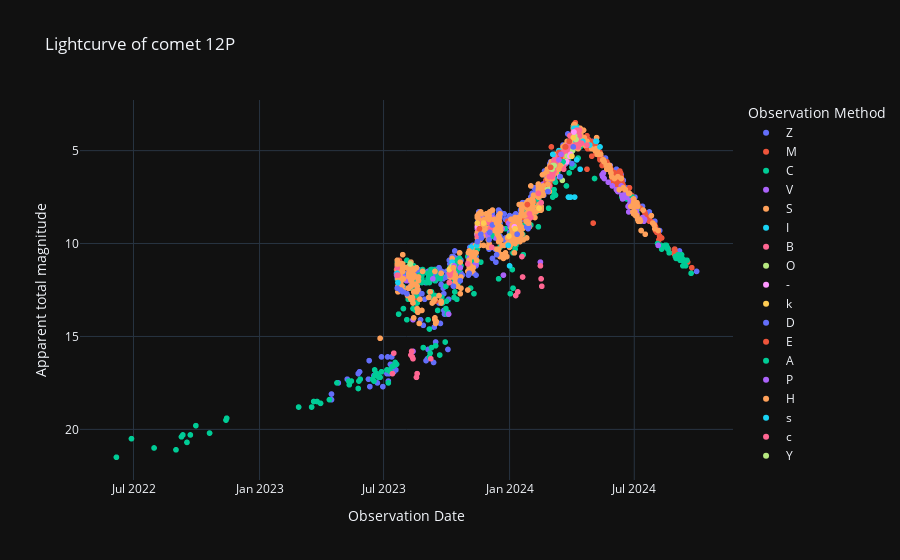

The notebook cell this image was saved under:
### Code cell
# Curva de luz cruda.
labels = {'obs_date':'Observation Date','magnitude':'Apparent total magnitude', 'obs_method_key' : 'Observation Method'}
fig = px.scatter(curva_de_luz_cruda_df, x='obs_date', y='magnitude', color='obs_method_key', template= 'plotly_dark', labels= labels, title= f'Lightcurve of comet {nombre_cometa}')
fig.update_yaxes(autorange="reversed")
fig.show()

### Figure 1 — Plotly figure (JSON) as saved in the notebook; plotly's stock layout.template omitted (floating-point values rounded to 4 significant figures; data arrays with more than 128 entries replaced by an {"elided": "..."} marker saying what was removed)
{"data": [{"hovertemplate": "Observation Method=Z<br>Observation Date=%{x}<br>Apparent total magnitude=%{y}<extra></extra>", "legendgroup": "Z", "marker": {"color": "#636efa", "symbol": "circle"}, "mode": "markers", "name": "Z", "showlegend": true, "type": "scattergl", "x": {"elided": "437 str values"}, "xaxis": "x", "y": {"elided": "437 float values"}, "yaxis": "y"}, {"hovertemplate": "Observation Method=M<br>Observation Date=%{x}<br>Apparent total magnitude=%{y}<extra></extra>", "legendgroup": "M", "marker": {"color": "#EF553B", "symbol": "circle"}, "mode": "markers", "name": "M", "showlegend": true, "type": "scattergl", "x": {"elided": "414 str values"}, "xaxis": "x", "y": {"elided": "414 float values"}, "yaxis": "y"}, {"hovertemplate": "Observation Method=C<br>Observation Date=%{x}<br>Apparent total magnitude=%{y}<extra></extra>", "legendgroup": "C", "marker": {"color": "#00cc96", "symbol": "circle"}, "mode": "markers", "name": "C", "showlegend": true, "type": "scattergl", "x": {"elided": "356 str values"}, "xaxis": "x", "y": {"elided": "356 float values"}, "yaxis": "y"}, {"hovertemplate": "Observation Method=V<br>Observation Date=%{x}<br>Apparent total magnitude=%{y}<extra></extra>", "legendgroup": "V", "marker": {"color": "#ab63fa", "symbol": "circle"}, "mode": "markers", "name": "V", "showlegend": true, "type": "scattergl", "x": ["2024-08-05T00:00:00", "2024-07-16T00:00:00", "2024-07-15T00:00:00", "2024-07-13T00:00:00", "2024-07-05T00:00:00", "2024-07-04T00:00:00", "2024-07-03T00:00:00", "2024-07-02T00:00:00", "2024-06-30T00:00:00", "2024-06-29T00:00:00", "2024-06-28T00:00:00", "2024-06-26T00:00:00", "2024-06-25T00:00:00", "2024-06-24T00:00:00", "2024-06-23T00:00:00", "2024-06-22T00:00:00", "2024-06-20T00:00:00", "2024-06-19T00:00:00", "2024-06-18T00:00:00", "2024-06-14T00:00:00", "2024-06-13T00:00:00", "2024-06-12T00:00:00", "2024-06-07T00:00:00", "2024-06-05T00:00:00", "2024-05-30T00:00:00", "2024-05-24T00:00:00", "2024-05-18T00:00:00", "2024-05-17T00:00:00", "2024-05-16T00:00:00", "2024-05-15T00:00:00", "2024-04-03T00:00:00", "2024-04-01T00:00:00", "2024-03-18T00:00:00", "2024-03-15T00:00:00", "2024-03-13T00:00:00", "2024-03-10T00:00:00", "2024-03-08T00:00:00", "2024-03-04T00:00:00", "2024-02-26T00:00:00", "2024-02-19T00:00:00", "2024-02-13T00:00:00", "2024-02-12T00:00:00", "2024-02-10T00:00:00", "2024-02-02T00:00:00", "2024-01-29T00:00:00", "2024-01-28T00:00:00", "2024-01-26T00:00:00", "2024-01-25T00:00:00", "2024-01-14T00:00:00", "2024-01-12T00:00:00", "2024-01-02T00:00:00", "2023-12-31T00:00:00", "2023-12-31T00:00:00", "2023-12-30T00:00:00", "2023-12-23T00:00:00", "2023-12-21T00:00:00", "2023-12-13T00:00:00", "2023-12-07T00:00:00", "2023-12-03T00:00:00", "2023-12-03T00:00:00", "2023-12-02T00:00:00", "2023-11-30T00:00:00", "2023-11-26T00:00:00", "2023-11-21T00:00:00", "2023-11-20T00:00:00", "2023-11-19T00:00:00", "2023-11-15T00:00:00", "2023-11-15T00:00:00", "2023-11-13T00:00:00", "2023-11-03T00:00:00", "2023-11-02T00:00:00", "2023-10-21T00:00:00", "2023-10-13T00:00:00", "2023-10-11T00:00:00", "2023-10-08T00:00:00", "2023-10-06T00:00:00", "2023-10-05T00:00:00", "2023-10-04T00:00:00", "2023-09-11T00:00:00", "2023-08-13T00:00:00", "2023-08-13T00:00:00", "2023-08-13T00:00:00", "2023-08-04T00:00:00", "2023-07-31T00:00:00", "2023-07-30T00:00:00", "2023-07-29T00:00:00", "2023-07-26T00:00:00", "2023-07-23T00:00:00", "2023-07-22T00:00:00", "2023-07-21T00:00:00", "2023-07-21T00:00:00"], "xaxis": "x", "y": [10.1, 8.7, 8.8, 8.6, 8.4, 8.2, 8.3, 8.1, 8, 8, 7.9, 7.8, 7.7, 7.9, 8.3, 8, 7.5, 7.3, 7.4, 7.6, 7.4, 6.9, 7.2, 7.1, 6.9, 6.7, 6.5, 6.2, 6.4, 6.3, 4, 4.9, 5.5, 5.7, 5.8, 6, 5.8, 6.5, 6.6, 6.8, 7.1, 7, 7.4, 8, 8, 8.4, 8.4, 8.5, 8.7, 8.8, 9.1, 8.9, 9.6, 9.8, 11.7, 9.2, 9.7, 8.6, 10.2, 8.7, 8.9, 9.6, 9.5, 8.8, 8.5, 8.4, 8.9, 9.2, 11.1, 10.8, 11, 11.3, 11.6, 11.7, 11.4, 11.5, 11.7, 13.8, 11.9, 14.1, 15.8, 11.4, 12, 11.9, 11.8, 11.9, 11.8, 11.4, 11.7, 11.8, 11.8], "yaxis": "y"}, {"hovertemplate": "Observation Method=S<br>Observation Date=%{x}<br>Apparent total magnitude=%{y}<extra></extra>", "legendgroup": "S", "marker": {"color": "#FFA15A", "symbol": "circle"}, "mode": "markers", "name": "S", "showlegend": true, "type": "scattergl", "x": {"elided": "600 str values"}, "xaxis": "x", "y": {"elided": "600 float values"}, "yaxis": "y"}, {"hovertemplate": "Observation Method=I<br>Observation Date=%{x}<br>Apparent total magnitude=%{y}<extra></extra>", "legendgroup": "I", "marker": {"color": "#19d3f3", "symbol": "circle"}, "mode": "markers", "name": "I", "showlegend": true, "type": "scattergl", "x": ["2024-05-12T00:00:00", "2024-05-07T00:00:00", "2024-05-06T00:00:00", "2024-04-27T00:00:00", "2024-04-17T00:00:00", "2024-04-13T00:00:00", "2024-04-10T00:00:00", "2024-04-09T00:00:00", "2024-04-08T00:00:00", "2024-04-08T00:00:00", "2024-04-08T00:00:00", "2024-04-07T00:00:00", "2024-04-05T00:00:00", "2024-04-05T00:00:00", "2024-04-04T00:00:00", "2024-04-01T00:00:00", "2024-03-30T00:00:00", "2024-03-30T00:00:00", "2024-03-28T00:00:00", "2024-03-27T00:00:00", "2024-03-27T00:00:00", "2024-03-26T00:00:00", "2024-03-23T00:00:00", "2024-03-22T00:00:00", "2024-03-15T00:00:00", "2024-03-13T00:00:00", "2024-03-11T00:00:00", "2024-03-08T00:00:00", "2024-03-08T00:00:00", "2024-03-07T00:00:00", "2024-03-06T00:00:00", "2024-03-06T00:00:00", "2024-01-01T00:00:00", "2023-12-30T00:00:00", "2023-11-14T00:00:00", "2023-11-06T00:00:00", "2023-10-09T00:00:00", "2023-10-05T00:00:00", "2023-10-05T00:00:00", "2023-07-22T00:00:00", "2023-07-21T00:00:00"], "xaxis": "x", "y": [4.8, 4.5, 4.5, 4.7, 4.5, 6, 4.5, 4.1, 3.8, 4.2, 5.5, 4.5, 3.9, 7.5, 3.8, 4.8, 4.8, 7.5, 4.5, 7.5, 7.5, 4.7, 4.8, 5, 5.3, 5, 5.3, 5.4, 5.5, 5.6, 5.5, 5.5, 11.2, 10.1, 10.1, 10.2, 11, 11.7, 11.6, 12.1, 11.6], "yaxis": "y"}, {"hovertemplate": "Observation Method=B<br>Observation Date=%{x}<br>Apparent total magnitude=%{y}<extra></extra>", "legendgroup": "B", "marker": {"color": "#FF6692", "symbol": "circle"}, "mode": "markers", "name": "B", "showlegend": true, "type": "scattergl", "x": ["2024-04-23T00:00:00", "2024-04-15T00:00:00", "2024-04-12T00:00:00", "2024-04-12T00:00:00", "2024-04-11T00:00:00", "2024-04-10T00:00:00", "2024-04-10T00:00:00", "2024-04-09T00:00:00", "2024-04-09T00:00:00", "2024-04-08T00:00:00", "2024-04-07T00:00:00", "2024-04-07T00:00:00", "2024-04-06T00:00:00", "2024-04-06T00:00:00", "2024-04-05T00:00:00", "2024-04-03T00:00:00", "2024-04-03T00:00:00", "2024-04-01T00:00:00", "2024-04-01T00:00:00", "2024-04-01T00:00:00", "2024-03-30T00:00:00", "2024-03-29T00:00:00", "2024-03-29T00:00:00", "2024-03-29T00:00:00", "2024-03-28T00:00:00", "2024-03-27T00:00:00", "2024-03-26T00:00:00", "2024-03-26T00:00:00", "2024-03-26T00:00:00", "2024-03-25T00:00:00", "2024-03-25T00:00:00", "2024-03-23T00:00:00", "2024-03-22T00:00:00", "2024-03-21T00:00:00", "2024-03-20T00:00:00", "2024-03-20T00:00:00", "2024-03-20T00:00:00", "2024-03-19T00:00:00", "2024-03-19T00:00:00", "2024-03-18T00:00:00", "2024-03-12T00:00:00", "2024-03-11T00:00:00", "2024-03-09T00:00:00", "2024-03-09T00:00:00", "2024-03-09T00:00:00", "2024-03-08T00:00:00", "2024-03-07T00:00:00", "2024-03-07T00:00:00", "2024-03-07T00:00:00", "2024-03-07T00:00:00", "2024-03-07T00:00:00", "2024-03-06T00:00:00", "2024-03-06T00:00:00", "2024-03-05T00:00:00", "2024-03-04T00:00:00", "2024-03-04T00:00:00", "2024-03-03T00:00:00", "2024-03-03T00:00:00", "2024-03-03T00:00:00", "2024-02-28T00:00:00", "2024-02-28T00:00:00", "2024-02-27T00:00:00", "2024-02-26T00:00:00", "2024-02-16T00:00:00", "2024-02-12T00:00:00", "2024-02-01T00:00:00", "2024-01-30T00:00:00", "2024-01-29T00:00:00", "2023-12-06T00:00:00", "2023-12-04T00:00:00", "2023-12-03T00:00:00", "2023-12-02T00:00:00", "2023-11-16T00:00:00", "2023-11-16T00:00:00", "2023-11-15T00:00:00", "2023-11-01T00:00:00", "2023-10-07T00:00:00", "2023-10-06T00:00:00", "2023-10-06T00:00:00", "2023-10-06T00:00:00", "2023-10-05T00:00:00", "2023-10-05T00:00:00", "2023-10-05T00:00:00", "2023-07-22T00:00:00", "2023-07-22T00:00:00", "2023-07-21T00:00:00", "2023-07-21T00:00:00"], "xaxis": "x", "y": [4.7, 4.6, 4.2, 3.9, 4, 4.5, 4.8, 4.5, 4.8, 3.9, 4, 4.4, 4, 4.7, 4.3, 4, 4, 4.9, 4.9, 4.8, 4.9, 4.2, 4.7, 4.9, 4.6, 5, 5.6, 5, 4.7, 5.6, 4.9, 5.1, 5, 5.2, 6, 5.8, 5.1, 5.7, 5.2, 5.1, 5.3, 5.4, 5.6, 5.8, 5.8, 5.7, 5.8, 6, 5.7, 5.8, 6, 6.1, 5.5, 5.7, 6.3, 5.8, 5.8, 6.2, 6.4, 6.4, 6.9, 7, 7.1, 7.8, 7.3, 8.6, 8.4, 8.7, 10.2, 9.2, 8.9, 8.8, 9.2, 8.9, 9.6, 11.1, 11.5, 11.7, 11.6, 11.6, 12.1, 12.1, 11.6, 11.7, 11.7, 11.3, 11.7], "yaxis": "y"}, {"hovertemplate": "Observation Method=O<br>Observation Date=%{x}<br>Apparent total magnitude=%{y}<extra></extra>", "legendgroup": "O", "marker": {"color": "#B6E880", "symbol": "circle"}, "mode": "markers", "name": "O", "showlegend": true, "type": "scattergl", "x": ["2024-04-07T00:00:00", "2024-04-05T00:00:00", "2024-04-02T00:00:00", "2024-03-25T00:00:00", "2024-03-19T00:00:00", "2024-03-18T00:00:00", "2024-03-17T00:00:00", "2024-03-06T00:00:00", "2024-03-04T00:00:00", "2024-03-03T00:00:00", "2024-02-25T00:00:00", "2023-10-10T00:00:00"], "xaxis": "x", "y": [4.4, 4.2, 5, 5.3, 5.6, 6.6, 5.7, 5.8, 5.8, 6, 7, 11.2], "yaxis": "y"}, {"hovertemplate": "Observation Method=-<br>Observation Date=%{x}<br>Apparent total magnitude=%{y}<extra></extra>", "legendgroup": "-", "marker": {"color": "#FF97FF", "symbol": "circle"}, "mode": "markers", "name": "-", "showlegend": true, "type": "scattergl", "x": ["2024-04-04T00:00:00", "2024-03-30T00:00:00", "2024-03-29T00:00:00", "2024-03-24T00:00:00", "2024-03-14T00:00:00", "2024-01-08T00:00:00", "2023-11-15T00:00:00"], "xaxis": "x", "y": [4, 5.2, 5.3, 5.6, 6.4, 9.1, 9.1], "yaxis": "y"}, {"hovertemplate": "Observation Method=k<br>Observation Date=%{x}<br>Apparent total magnitude=%{y}<extra></extra>", "legendgroup": "k", "marker": {"color": "#FECB52", "symbol": "circle"}, "mode": "markers", "name": "k", "showlegend": true, "type": "scattergl", "x": ["2024-04-03T00:00:00", "2024-04-01T00:00:00", "2024-02-13T00:00:00", "2024-01-09T00:00:00", "2023-12-31T00:00:00", "2023-11-24T00:00:00", "2023-11-15T00:00:00", "2023-10-05T00:00:00"], "xaxis": "x", "y": [4.3, 5.3, 8.1, 9.2, 9.6, 8.9, 8.9, 11.4], "yaxis": "y"}, {"hovertemplate": "Observation Method=D<br>Observation Date=%{x}<br>Apparent total magnitude=%{y}<extra></extra>", "legendgroup": "D", "marker": {"color": "#636efa", "symbol": "circle"}, "mode": "markers", "name": "D", "showlegend": true, "type": "scattergl", "x": ["2024-04-03T00:00:00", "2024-04-01T00:00:00", "2024-03-15T00:00:00", "2024-02-26T00:00:00", "2024-01-29T00:00:00", "2024-01-28T00:00:00", "2024-01-26T00:00:00", "2024-01-12T00:00:00", "2023-12-13T00:00:00", "2023-12-07T00:00:00", "2023-12-03T00:00:00", "2023-12-02T00:00:00", "2023-11-21T00:00:00", "2023-11-20T00:00:00", "2023-11-15T00:00:00", "2023-11-13T00:00:00", "2023-11-03T00:00:00", "2023-11-02T00:00:00", "2023-10-21T00:00:00", "2023-10-11T00:00:00", "2023-08-04T00:00:00", "2023-07-29T00:00:00", "2023-07-26T00:00:00", "2023-07-21T00:00:00"], "xaxis": "x", "y": [4.8, 5.7, 6.4, 7.2, 9.1, 9.2, 9.1, 9.5, 10.6, 9, 9.4, 9.8, 9.7, 9.5, 9.9, 11.7, 11.6, 11.7, 12, 12.3, 12.7, 12.6, 12.5, 12.4], "yaxis": "y"}, {"hovertemplate": "Observation Method=E<br>Observation Date=%{x}<br>Apparent total magnitude=%{y}<extra></extra>", "legendgroup": "E", "marker": {"color": "#EF553B", "symbol": "circle"}, "mode": "markers", "name": "E", "showlegend": true, "type": "scattergl", "x": ["2024-03-28T00:00:00", "2024-03-23T00:00:00", "2024-03-22T00:00:00", "2024-03-15T00:00:00", "2024-03-15T00:00:00", "2024-03-13T00:00:00", "2024-03-01T00:00:00", "2024-02-23T00:00:00", "2024-01-27T00:00:00", "2023-11-18T00:00:00"], "xaxis": "x", "y": [4.5, 4.8, 4.8, 5.4, 5.3, 5.1, 5.9, 6.8, 7.9, 9.2], "yaxis": "y"}, {"hovertemplate": "Observation Method=A<br>Observation Date=%{x}<br>Apparent total magnitude=%{y}<extra></extra>", "legendgroup": "A", "marker": {"color": "#00cc96", "symbol": "circle"}, "mode": "markers", "name": "A", "showlegend": true, "type": "scattergl", "x": ["2024-03-19T00:00:00"], "xaxis": "x", "y": [5.6], "yaxis": "y"}, {"hovertemplate": "Observation Method=P<br>Observation Date=%{x}<br>Apparent total magnitude=%{y}<extra></extra>", "legendgroup": "P", "marker": {"color": "#ab63fa", "symbol": "circle"}, "mode": "markers", "name": "P", "showlegend": true, "type": "scattergl", "x": ["2024-03-16T00:00:00", "2024-03-13T00:00:00", "2024-02-15T00:00:00", "2023-10-12T00:00:00"], "xaxis": "x", "y": [5.2, 5.5, 11, 11.2], "yaxis": "y"}, {"hovertemplate": "Observation Method=H<br>Observation Date=%{x}<br>Apparent total magnitude=%{y}<extra></extra>", "legendgroup": "H", "marker": {"color": "#FFA15A", "symbol": "circle"}, "mode": "markers", "name": "H", "showlegend": true, "type": "scattergl", "x": ["2024-03-15T00:00:00", "2024-03-13T00:00:00", "2024-02-26T00:00:00", "2024-02-19T00:00:00", "2024-01-29T00:00:00", "2024-01-28T00:00:00", "2024-01-26T00:00:00", "2024-01-25T00:00:00", "2024-01-12T00:00:00", "2023-12-13T00:00:00", "2023-12-07T00:00:00", "2023-12-03T00:00:00", "2023-12-02T00:00:00", "2023-11-21T00:00:00", "2023-11-20T00:00:00", "2023-11-15T00:00:00", "2023-11-13T00:00:00", "2023-11-03T00:00:00", "2023-11-02T00:00:00", "2023-10-21T00:00:00", "2023-10-11T00:00:00", "2023-08-04T00:00:00", "2023-07-29T00:00:00", "2023-07-26T00:00:00", "2023-07-21T00:00:00", "2023-07-21T00:00:00"], "xaxis": "x", "y": [5.8, 6, 6.8, 6.9, 8.9, 8.9, 8.8, 8.8, 8.7, 8.9, 8.2, 8.3, 8.7, 8.4, 8.3, 8.5, 10.5, 10.4, 10.5, 11, 11.3, 11.3, 11.2, 11.1, 11.1, 10.9], "yaxis": "y"}, {"hovertemplate": "Observation Method=s<br>Observation Date=%{x}<br>Apparent total magnitude=%{y}<extra></extra>", "legendgroup": "s", "marker": {"color": "#19d3f3", "symbol": "circle"}, "mode": "markers", "name": "s", "showlegend": true, "type": "scattergl", "x": ["2024-03-04T00:00:00"], "xaxis": "x", "y": [5.2], "yaxis": "y"}, {"hovertemplate": "Observation Method=c<br>Observation Date=%{x}<br>Apparent total magnitude=%{y}<extra></extra>", "legendgroup": "c", "marker": {"color": "#FF6692", "symbol": "circle"}, "mode": "markers", "name": "c", "showlegend": true, "type": "scattergl", "x": ["2024-02-17T00:00:00", "2024-02-16T00:00:00", "2024-02-15T00:00:00", "2024-01-20T00:00:00", "2024-01-19T00:00:00", "2024-01-13T00:00:00", "2024-01-10T00:00:00", "2023-09-08T00:00:00", "2023-08-19T00:00:00", "2023-08-18T00:00:00", "2023-08-13T00:00:00", "2023-08-12T00:00:00", "2023-08-11T00:00:00", "2023-08-10T00:00:00", "2023-07-16T00:00:00", "2023-07-14T00:00:00"], "xaxis": "x", "y": [12.3, 11.9, 11.2, 11.8, 10.7, 12.6, 12.8, 16.2, 17, 17.2, 16.2, 16.1, 15.8, 16, 15.9, 17], "yaxis": "y"}, {"hovertemplate": "Observation Method=Y<br>Observation Date=%{x}<br>Apparent total magnitude=%{y}<extra></extra>", "legendgroup": "Y", "marker": {"color": "#B6E880", "symbol": "circle"}, "mode": "markers", "name": "Y", "showlegend": true, "type": "scattergl", "x": ["2023-08-09T00:00:00"], "xaxis": "x", "y": [11.1], "yaxis": "y"}], "layout": {"legend": {"title": {"text": "Observation Method"}, "tracegroupgap": 0}, "title": {"text": "Lightcurve of comet 12P"}, "xaxis": {"anchor": "y", "domain": [0, 1], "title": {"text": "Observation Date"}}, "yaxis": {"anchor": "x", "autorange": "reversed", "domain": [0, 1], "title": {"text": "Apparent total magnitude"}}}}
